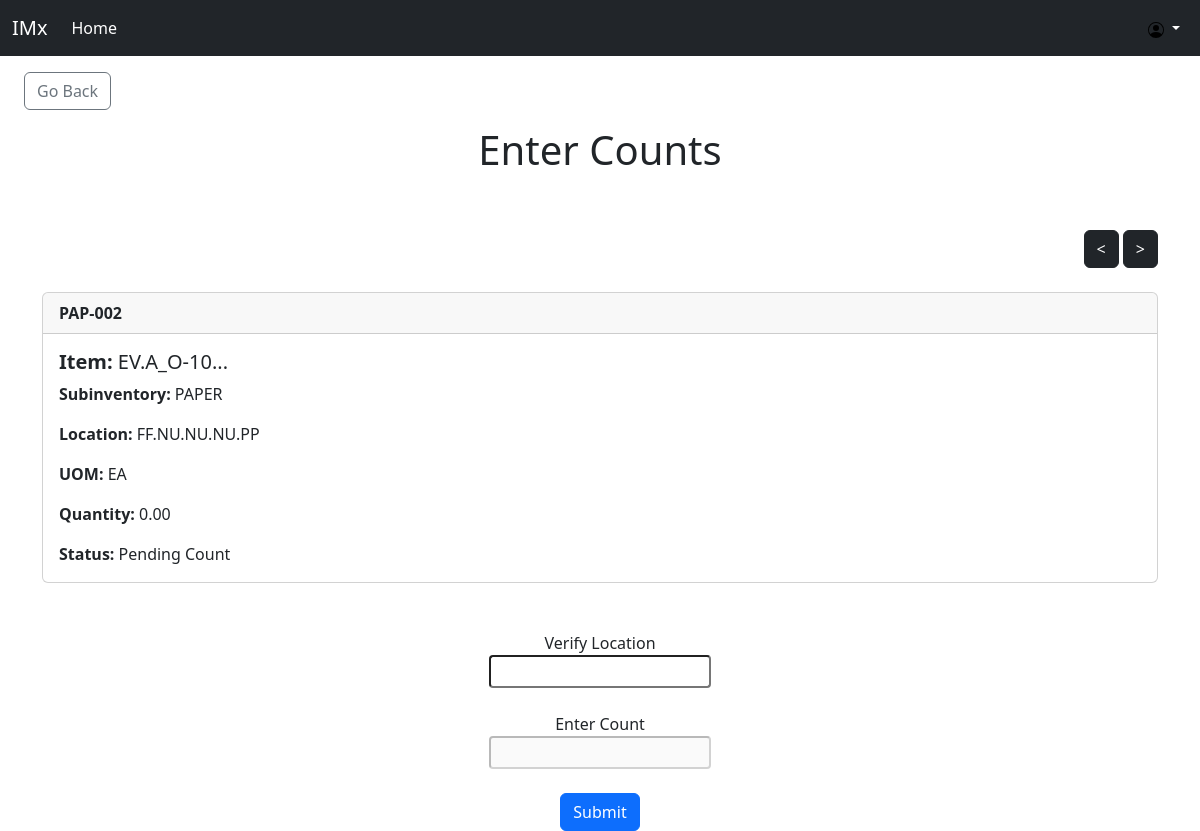
Page /IMx/counting/count_detail/2/ (signed in) on the committed database.
### IMx/models.py (models this page shows, shortened)
class Count(models.Model):
    PENDING_COUNT = 'Pending Count'
    PENDING_REVIEW = 'Pending Review'
    COMPLETED = 'Completed'
    STATUS_CHOICES = [
        (PENDING_COUNT, 'Pending Count'),
        (PENDING_REVIEW, 'Pending Review'),
        (COMPLETED, 'Completed'),
    ]
    name = models.CharField(max_length=50)
    tag = models.CharField(max_length=50)
    subinv = models.CharField(max_length=50)
    location = models.CharField(max_length=50)
    uom = models.CharField(max_length=20)
    quantity = models.DecimalField(max_digits=10, decimal_places=2)
    status = models.CharField(max_length=15, choices=STATUS_CHOICES, default="Pending Count")
    first_count = models.DecimalField(max_digits=30, decimal_places=2, null=True, blank=True)
    second_count = models.DecimalField(max_digits=30, decimal_places=2, null=True, blank=True)
    third_count = models.DecimalField(max_digits=30, decimal_places=2, null=True, blank=True)
    fourth_count = models.DecimalField(max_digits=30, decimal_places=2, null=True, blank=True)
    fifth_count = models.DecimalField(max_digits=30, decimal_places=2, null=True, blank=True)
    created_time = models.DateTimeField(auto_now_add=True)
    created_by = models.ForeignKey(User, on_delete=models.CASCADE)
    modified_by = models.ForeignKey(User, on_delete=models.SET_NULL, null=True, blank=True, related_name='counts_modified')
    last_modified = models.DateTimeField(auto_now=True)
    assigned_to = models.ForeignKey(User, on_delete=models.SET_NULL, null=True, blank=True, related_name='assigned_counts')
    locked = models.BooleanField(default=False)
    history = HistoricalRecords()

### IMx/views.py (the view, shortened to what this page needs)
# urls.py: path('counting/count_detail/<int:pk>/', views.count_detail, name='count_detail'),
def count_detail(request, pk):
    if not check_permission(request.user, ['IC Counter', 'IC Clerk', 'IC Manager']):
        messages.error(request, "You do not have permission to access this page.")
        return render(request, 'imx_counting.html')
    try:
        count = Count.objects.get(pk=pk, status='Pending Count')
    except Count.DoesNotExist:
        return JsonResponse({'count_found': False})
    group_key = count.tag.split("-")[0]
    counts_in_group = Count.objects.filter(tag__startswith=group_key, status='Pending Count')
    count_entry_form = CountEntryForm(request.POST or None)
    previous_count = counts_in_group.filter(pk__lt=pk).order_by('-pk').first()
    next_count = counts_in_group.filter(pk__gt=pk).order_by('pk').first()
    return render(request, 'imx_count_entry.html', {'count': count, 'previous_count': previous_count, 'next_count': next_count, 'count_entry_form': count_entry_form})

### IMx/forms.py
class CountEntryForm(forms.Form):
    location = forms.CharField(required=True, widget=forms.widgets.TextInput(attrs={"placeholder": "", "class":"form-control-sm"}), label="")
    value = forms.DecimalField(required=True, widget=forms.widgets.TextInput(attrs={"placeholder": "", "class":"form-control-sm"}), label="")

### IMx/views.py (called while the page is built)
def check_permission(user, group_names):
    return user.is_authenticated and user.groups.filter(Q(name__in=group_names)).exists()

### IMx/templates/imx_count_entry.html (shortened to what this page needs)
{% extends 'imx_base.html' %}
{% block content %}
{% load static %}
<a href="{% url 'view_counting' %}" class="btn btn-outline-secondary my-3 mx-4" >Go Back</a>
<div class="text-center">
  <h1>
      Enter Counts
  </h1>
</div>
<br/><br/>
<div class="container">
<div class="d-flex justify-content-between">
  <div>
    <a href="{% if previous_count %}{% url 'count_detail' pk=previous_count.pk %}{% endif %}" class="btn btn-dark{% if not previous_count %} disabled{% endif %}">&lt;</a>
    <a href="{% if next_count %}{% url 'count_detail' pk=next_count.pk %}{% endif %}" class="btn btn-dark{% if not next_count %} disabled{% endif %}">&gt;</a>
</div>
</div>
<br/>
<div class="card">
    <div class="card-header">
      <strong>{{ count.tag }}</strong>
    </div>
    <div class="card-body">
      <h5 class="card-title"><b> Item: </b>{{ count.name }}<br/></h5>
      <p class="card-text"><b> Subinventory: </b>{{ count.subinv }}<br/></p>
      <p class="card-text"><b> Location: </b>{{ count.location }}<br/></p>
      <p class="card-text"><b> UOM: </b>{{ count.uom }}<br/></p>
      <p class="card-text"><b> Quantity: </b>{{ count.quantity }}<br/></p>
      <p class="card-text"><b> Status: </b>{{ count.status }}<br/></p>
    </div>
  </div>
<br/><br/>
  <form id="count_entry_form" method="post" action="" class="text-center">
    <div>
      Verify Location
    </div>
    <div class="form-group">
        {{ count_entry_form.location }}
    </div>
    <br/>
    <div>
      Enter Count
    </div>
    <div class="form-group">
        {{ count_entry_form.value }}
    </div>
    <br/>
    <button type="submit" class="btn btn-primary">Submit</button>
</form>
</div>
{% endblock %}

### rows in the picture
Count: tag "PAP-002", name "EV.A_O-10...", subinv "PAPER", location "FF.NU.NU.NU.PP", uom "EA", quantity "0.00", status "Pending Count"
